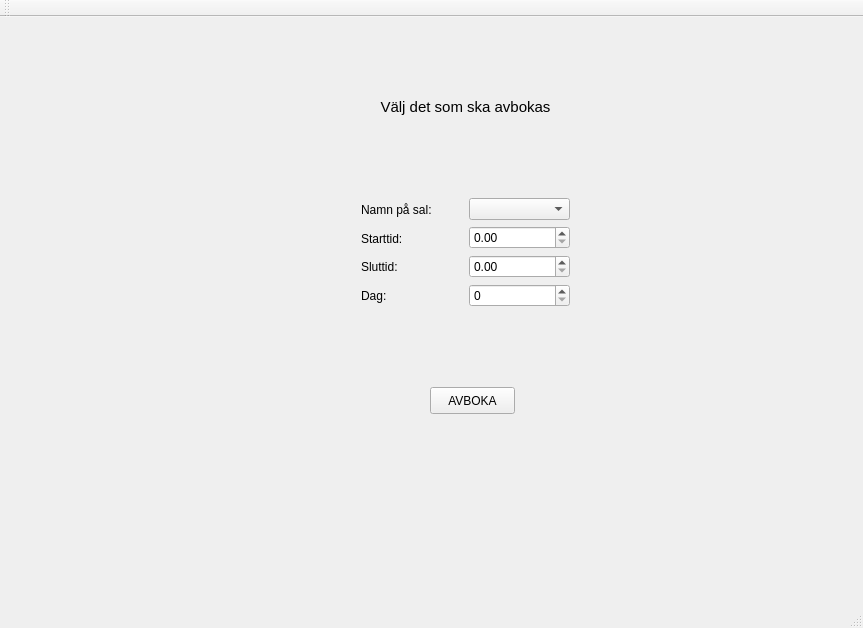
<?xml version="1.0" encoding="UTF-8"?>
<ui version="4.0">
 <class>avbokningsmeny</class>
 <widget class="QMainWindow" name="avbokningsmeny">
  <property name="geometry">
   <rect>
    <x>0</x>
    <y>0</y>
    <width>863</width>
    <height>628</height>
   </rect>
  </property>
  <property name="windowTitle">
   <string>avbokningsmeny</string>
  </property>
  <widget class="QWidget" name="centralWidget">
   <widget class="QPushButton" name="pushButton">
    <property name="geometry">
     <rect>
      <x>430</x>
      <y>370</y>
      <width>85</width>
      <height>27</height>
     </rect>
    </property>
    <property name="text">
     <string>AVBOKA</string>
    </property>
   </widget>
   <widget class="QWidget" name="layoutWidget">
    <property name="geometry">
     <rect>
      <x>350</x>
      <y>110</y>
      <width>231</width>
      <height>251</height>
     </rect>
    </property>
    <layout class="QVBoxLayout" name="verticalLayout">
     <item>
      <layout class="QHBoxLayout" name="horizontalLayout">
       <item>
        <layout class="QVBoxLayout" name="verticalLayout_3">
         <item>
          <widget class="QLabel" name="label_5">
           <property name="text">
            <string>Namn på sal:</string>
           </property>
          </widget>
         </item>
         <item>
          <widget class="QLabel" name="label">
           <property name="text">
            <string>Starttid:</string>
           </property>
          </widget>
         </item>
         <item>
          <widget class="QLabel" name="label_2">
           <property name="text">
            <string>Sluttid:</string>
           </property>
          </widget>
         </item>
         <item>
          <widget class="QLabel" name="label_4">
           <property name="text">
            <string>Dag:</string>
           </property>
          </widget>
         </item>
        </layout>
       </item>
       <item>
        <layout class="QVBoxLayout" name="verticalLayout_2">
         <item>
          <widget class="QComboBox" name="comboBox"/>
         </item>
         <item>
          <widget class="QDoubleSpinBox" name="doubleSpinBox"/>
         </item>
         <item>
          <widget class="QDoubleSpinBox" name="doubleSpinBox_2"/>
         </item>
         <item>
          <widget class="QSpinBox" name="spinBox"/>
         </item>
        </layout>
       </item>
      </layout>
     </item>
    </layout>
   </widget>
   <widget class="QLabel" name="label_6">
    <property name="geometry">
     <rect>
      <x>360</x>
      <y>80</y>
      <width>211</width>
      <height>21</height>
     </rect>
    </property>
    <property name="text">
     <string>&lt;html&gt;&lt;head/&gt;&lt;body&gt;&lt;p align=&quot;center&quot;&gt;&lt;span style=&quot; font-size:11pt;&quot;&gt;Välj det som ska avbokas&lt;/span&gt;&lt;/p&gt;&lt;/body&gt;&lt;/html&gt;</string>
    </property>
   </widget>
  </widget>
  <widget class="QMenuBar" name="menuBar">
   <property name="geometry">
    <rect>
     <x>0</x>
     <y>0</y>
     <width>863</width>
     <height>27</height>
    </rect>
   </property>
  </widget>
  <widget class="QToolBar" name="mainToolBar">
   <attribute name="toolBarArea">
    <enum>TopToolBarArea</enum>
   </attribute>
   <attribute name="toolBarBreak">
    <bool>false</bool>
   </attribute>
  </widget>
  <widget class="QStatusBar" name="statusBar"/>
 </widget>
 <layoutdefault spacing="6" margin="11"/>
 <resources/>
 <connections/>
</ui>
